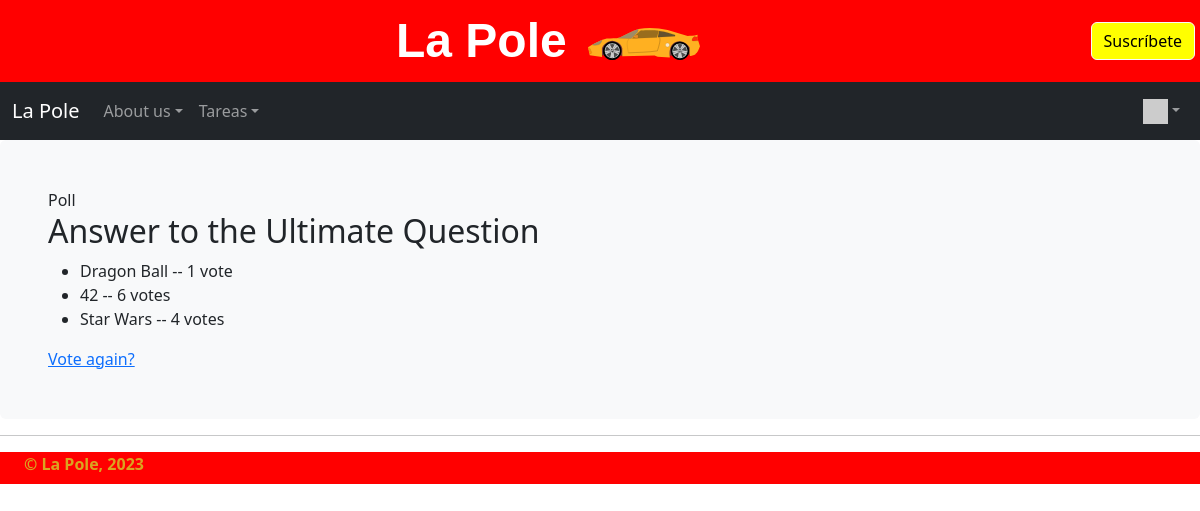
Screenshot of /polls/2/results/ (signed in) with the database file from the repository.
### polls/models.py (models this page shows, shortened)
class Question(models.Model):
    question_text = models.CharField(max_length=200)
    pub_date = models.DateTimeField('date published')

class Choice(models.Model):
    question = models.ForeignKey(Question, on_delete=models.CASCADE)
    choice_text = models.CharField(max_length=200)
    votes = models.IntegerField(default=0)

### polls/views.py (the view)
# urls.py: path('<int:pk>/results/', views.ResultsView.as_view(), name='results'),
class ResultsView(generic.DetailView):
    model = Question
    template_name = 'polls/results.html'

### home/context_processors.py (called while the page is built)
def settings(request):
    return {
        'settings': django_settings,
    }

### home/templatetags/app_tags.py (called while the page is built)
@register.filter(name='gravatar')
def gravatar(user, size=35):
    email = str(user.email.strip().lower()).encode('utf-8')
    email_hash = md5(email).hexdigest()
    url = "//www.gravatar.com/avatar/{0}?s={1}&d=identicon&r=PG"
    return url.format(email_hash, size)

### polls/templates/polls/results.html (shortened to what this page needs)
{% extends "home/layout.html" %}
{% block head %}
    Poll
{% endblock %}
{% block content %}
    <h2>{{ question.question_text }}</h2>
    <ul>
    {% for choice in question.choice_set.all %}
        <li>{{ choice.choice_text }} -- {{ choice.votes }} vote{{ choice.votes|pluralize }}</li>
    {% endfor %}
    </ul>
    <a href="{% url 'polls:detail' question.id %}">Vote again?</a>
{% endblock %}

### home/static/home/site1.css (style rules this page uses)
body { background-image: linear-gradient(180deg, rgb(219, 218, 218), #fff 100px, #fff); }

### rows the page displays
Question: question_text "Answer to the Ultimate Question"
Choice: choice_text "Dragon Ball", votes "1"
Choice: choice_text "42", votes "6"
Choice: choice_text "Star Wars", votes "4"
